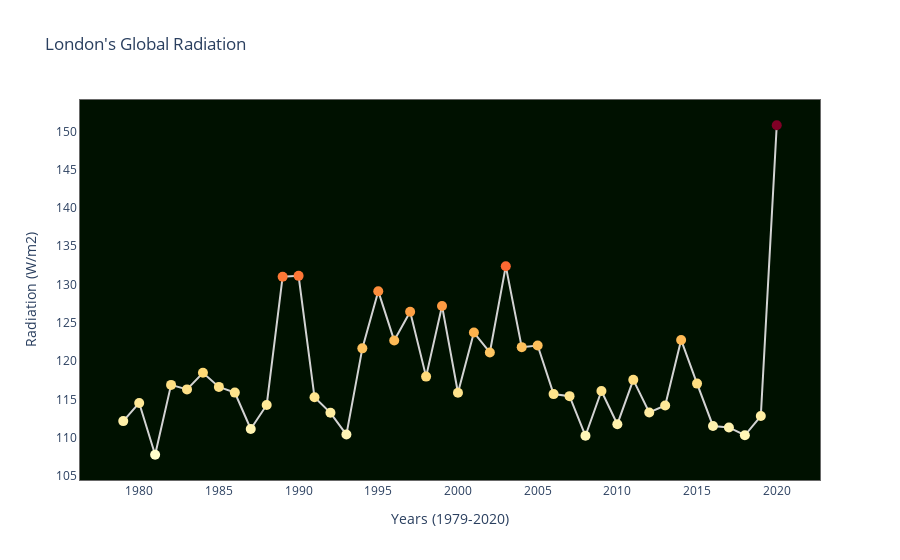

Here is the notebook cell this chart was saved with:
### Code cell
layout = go.Layout(
    title = "London's Global Radiation",
    plot_bgcolor = '#010',
    hovermode = 'x',
    xaxis = dict(
        title = 'Years (1979-2020)',
        linecolor = 'dimgrey',
        showgrid = False,
        showspikes = True,
        spikedash = 'dot',
        spikecolor = 'darkgrey',
        spikemode = 'across',
        spikethickness = 1,
        mirror = True
    ),
    yaxis = dict(
        title = 'Radiation (W/m2)',
        linecolor = 'dimgrey',
        showgrid = False,
        mirror = True
    )
)

plot = go.Figure(data = [go.Scatter(
    x = london_weather_yearly_df.year,
    y = london_weather_yearly_df.global_radiation,
    mode = 'lines+markers',
    marker = dict(color = london_weather_yearly_df.global_radiation, colorscale = 'ylorrd', size = 10),
    line_color = 'lightgrey')],
    layout = layout)
plot.show()

### Figure 1 — Plotly figure (JSON) as saved in the notebook; plotly's stock layout.template omitted (floating-point values rounded to 4 significant figures)
{"data": [{"line": {"color": "lightgrey"}, "marker": {"color": [112.2, 114.5, 107.8, 116.9, 116.3, 118.5, 116.6, 115.9, 111.1, 114.3, 131.0, 131.1, 115.3, 113.2, 110.4, 121.7, 129.1, 122.7, 126.5, 118.0, 127.2, 115.9, 123.7, 121.1, 132.4, 121.8, 122.0, 115.7, 115.4, 110.3, 116.1, 111.8, 117.6, 113.3, 114.2, 122.8, 117.1, 111.5, 111.3, 110.3, 112.8, 150.8], "colorscale": [[0, "rgb(255,255,204)"], [0.125, "rgb(255,237,160)"], [0.25, "rgb(254,217,118)"], [0.375, "rgb(254,178,76)"], [0.5, "rgb(253,141,60)"], [0.625, "rgb(252,78,42)"], [0.75, "rgb(227,26,28)"], [0.875, "rgb(189,0,38)"], [1, "rgb(128,0,38)"]], "size": 10}, "mode": "lines+markers", "type": "scatter", "x": [1979, 1980, 1981, 1982, 1983, 1984, 1985, 1986, 1987, 1988, 1989, 1990, 1991, 1992, 1993, 1994, 1995, 1996, 1997, 1998, 1999, 2000, 2001, 2002, 2003, 2004, 2005, 2006, 2007, 2008, 2009, 2010, 2011, 2012, 2013, 2014, 2015, 2016, 2017, 2018, 2019, 2020], "y": [112.2, 114.5, 107.8, 116.9, 116.3, 118.5, 116.6, 115.9, 111.1, 114.3, 131.0, 131.1, 115.3, 113.2, 110.4, 121.7, 129.1, 122.7, 126.5, 118.0, 127.2, 115.9, 123.7, 121.1, 132.4, 121.8, 122.0, 115.7, 115.4, 110.3, 116.1, 111.8, 117.6, 113.3, 114.2, 122.8, 117.1, 111.5, 111.3, 110.3, 112.8, 150.8]}], "layout": {"hovermode": "x", "plot_bgcolor": "#010", "title": {"text": "London's Global Radiation"}, "xaxis": {"linecolor": "dimgrey", "mirror": true, "showgrid": false, "showspikes": true, "spikecolor": "darkgrey", "spikedash": "dot", "spikemode": "across", "spikethickness": 1, "title": {"text": "Years (1979-2020)"}}, "yaxis": {"linecolor": "dimgrey", "mirror": true, "showgrid": false, "title": {"text": "Radiation (W/m2)"}}}}
